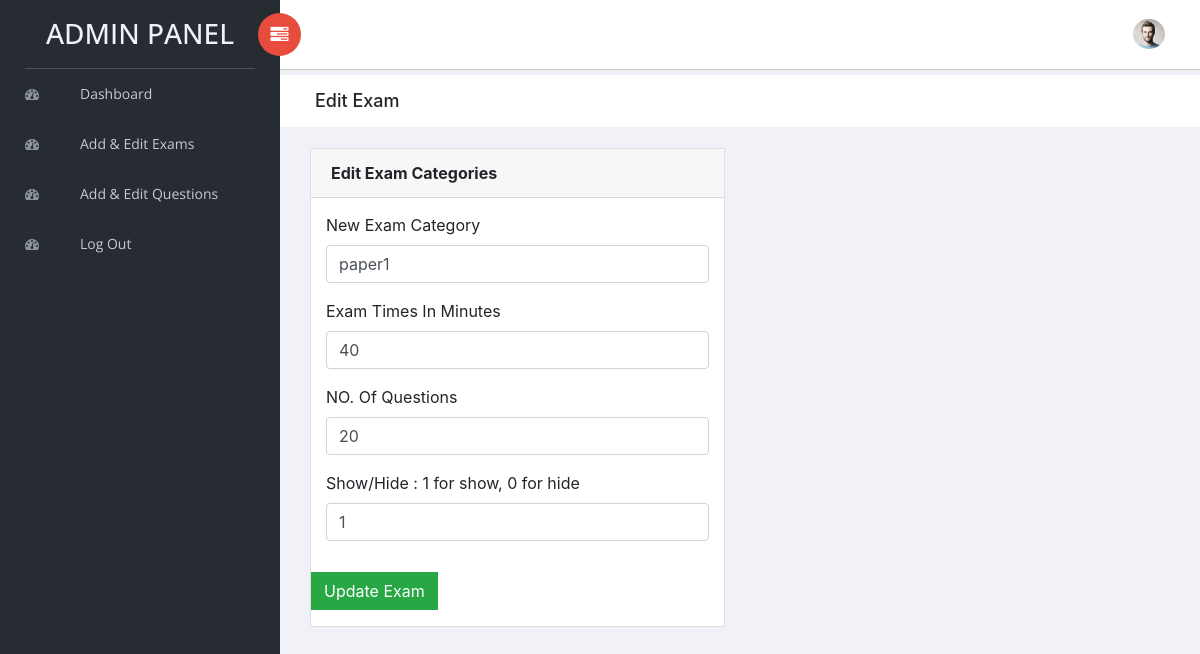
The page /admin/edit_exam.php?id=2 (signed in) on the database its author committed.
### tables this page shows
CREATE TABLE `exam_category` (
  `id` int(5) NOT NULL,
  `category` varchar(100) NOT NULL,
  `exam_time_in_minutes` varchar(10) NOT NULL,
  `exam_questions` varchar(5) NOT NULL,
  `hide_show` int(1) NOT NULL DEFAULT 1
);

### admin/edit_exam.php (the view, shortened to what this page needs)
<?php
include "../connection.php";
    ?>
    <?php
$id=$_GET["id"];
$res=mysqli_query($link,"select * from exam_category where id=$id");
while($row=mysqli_fetch_array($res))
{
    $exam_category=$row["category"];
    $exam_time=$row["exam_time_in_minutes"];
    $exam_questions=$row["exam_questions"];
    $exam_show=$row["hide_show"];
}
?>
<!doctype html>
<html class="no-js" lang="en">
<head>
    <link rel="stylesheet" href="vendors/bootstrap/dist/css/bootstrap.min.css">
    <link rel="stylesheet" href="vendors/font-awesome/css/font-awesome.min.css">
    <link rel="stylesheet" href="vendors/themify-icons/css/themify-icons.css">
    <link rel="stylesheet" href="vendors/flag-icon-css/css/flag-icon.min.css">
    <link rel="stylesheet" href="vendors/selectFX/css/cs-skin-elastic.css">
    <link rel="stylesheet" href="assets/css/style.css">
</head>
<body>
    <aside id="left-panel" class="left-panel">
        <nav class="navbar navbar-expand-sm navbar-default">
            <div class="navbar-header">
                <a class="navbar-brand" ><h3>ADMIN PANEL</h3></a>
            </div>
            <div id="main-menu" class="main-menu collapse navbar-collapse">
                <ul class="nav navbar-nav">
                    <li>
                        <a href="main.php"> <i class="menu-icon fa fa-dashboard"></i>Dashboard </a>
                    </li>
                    <li>
                        <a href="exam_category.php"> <i class="menu-icon fa fa-dashboard"></i>Add & Edit Exams </a>
                    </li>
                    <li>
                        <a href="add_edit_exam_ques.php"> <i class="menu-icon fa fa-dashboard"></i>Add & Edit Questions </a>
                    </li>
                    <li>
                        <a href="logout.php"> <i class="menu-icon fa fa-dashboard"></i>Log Out </a>
                    </li>
                </ul>
            </div>
        </nav>
    </aside>
    <div id="right-panel" class="right-panel">
        <header id="header" class="header">
            <div class="header-menu">
                <div class="col-sm-7">
                    <a id="menuToggle" class="menutoggle pull-left"><i class="fa fa fa-tasks"></i></a>
                </div>
                <div class="col-sm-5">
                    <div class="user-area dropdown float-right">
                        <a href="#" class="dropdown-toggle" data-toggle="dropdown" aria-haspopup="true" aria-expanded="false">
                            <img class="user-avatar rounded-circle" src="images/admin.jpg" alt="User Avatar">
                        </a>
                    </div>
                </div>
            </div>
        </header>
        <div class="breadcrumbs">
            <div class="col-sm-4">
                <div class="page-header float-left">
                    <div class="page-title">
                        <h1>Edit Exam</h1>
                    </div>
                </div>
            </div>
            <div class="col-sm-8">
                <div class="page-header float-right">
                </div>
            </div>
        </div>
<form action="" name="form1" method="POST">
    <div class="card-body">
        <div class="col-lg-6">
                        <div class="card">
                            <div class="card-header"><strong>Edit Exam Categories</strong>
                        </div>
                    <div class="card-body card-block">
                        <div class="form-group"><label for="company" class=" form-control-label">New Exam Category</label>
                            <input type="text" name="examname" placeholder="Add Exam Category" class="form-control" value="<?php echo $exam_category;?>">
                        </div>
                        <div class="form-group"><label for="vat" class=" form-control-label">Exam Times In Minutes</label>
                            <input type="text" name="examtime" placeholder="Exam Time In Minutes" class="form-control" value="<?php echo $exam_time;?>" >
                        </div>
                        <div class="form-group"><label for="vat" class=" form-control-label">NO. Of Questions</label>
                            <input type="text" name="examques" placeholder="NO Of Questions" class="form-control" value="<?php echo $exam_questions;?>" >
                        </div>
                        <div class="form-group"><label for="vat" class=" form-control-label">Show/Hide : 1 for show, 0 for hide</label>
                            <input type="text" name="examshow" placeholder="1 for show, 0 for hide" class="form-control" value="<?php echo $exam_show;?>" >
                        </div>
                        </div>
                        <div class="form-group">
                            <input type="submit" name="submit1" value="Update Exam" class="btn btn-success">
                        </div>
                    </div>
        </div>
    </div>
                    </form>
</body>
</html>

### rows shown on the page
exam_category: examname "paper1", examtime "40", examques "20", examshow "1"
